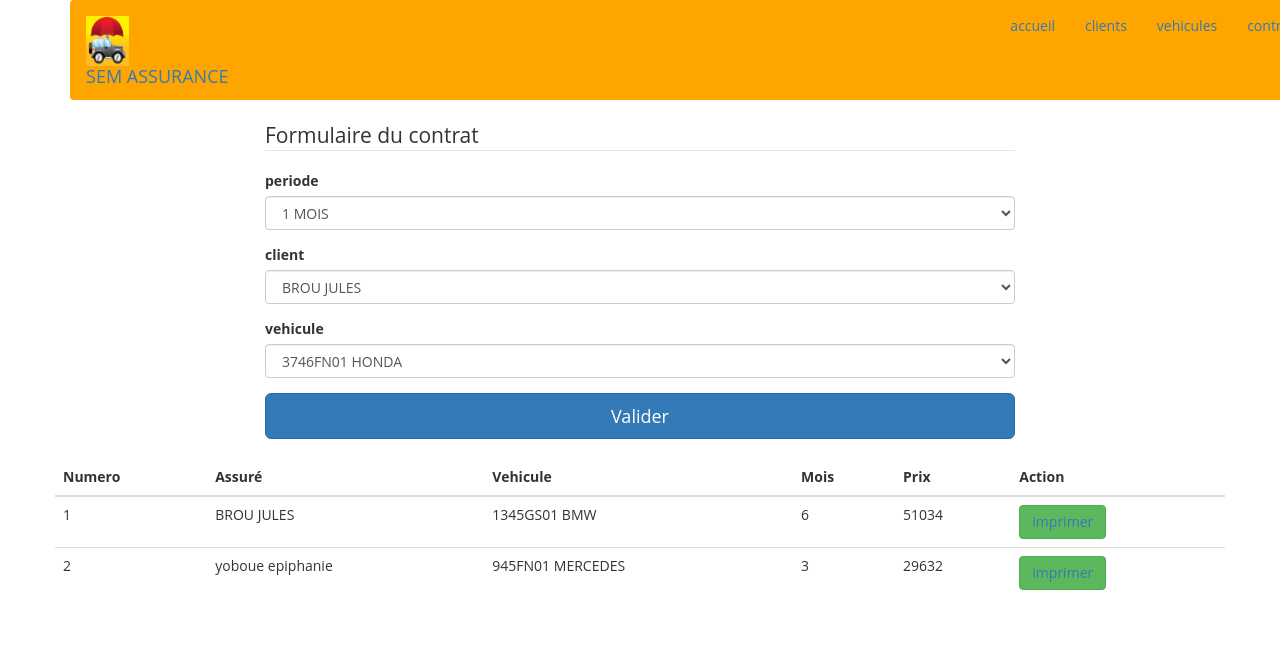
The app's page /contrat.php with its own data.
### tables this page shows
CREATE TABLE `informations` (
  `id` int(11) NOT NULL,
  `id_client` int(11) NOT NULL,
  `id_vehicule` int(11) NOT NULL,
  `prix` int(11) NOT NULL,
  `mois` int(2) NOT NULL
);

CREATE TABLE `clients` (
  `id` int(11) NOT NULL,
  `Nom` varchar(100) NOT NULL,
  `Prenom` varchar(100) NOT NULL,
  `Contact` varchar(100) NOT NULL
);

CREATE TABLE `vehicule` (
  `id` int(11) NOT NULL,
  `immatriculation` varchar(100) NOT NULL,
  `puissance` varchar(100) NOT NULL,
  `energie` varchar(100) NOT NULL,
  `marque` varchar(100) NOT NULL,
  `id_client` int(11) NOT NULL
);

### contrat.php (the view, shortened to what this page needs)
<?php include('connection.php');
?>
<!DOCTYPE html>
<html lang="">
	<head>
		<link rel="stylesheet" href="css/bootstrap.css" >
		<link rel="stylesheet" href="css/styles.css" >
	</head>
	<body>
		<div class="container">
			<?php include('menu.php');?>
			<div class="row">
				<div class="col-md-2"></div>
				<div class="col-md-8">
					<form action="" method="POST" role="form" enctype="multipart/form-data">
						<legend>Formulaire du contrat</legend>
						<div class="form-group">
							<label for="">periode</label>
							<select name="mois" class="form-control" id="" placeholder="energie">
								<option value="1">
								1 MOIS
								</option >
							</select>
						</div>
						<div class="form-group">
							<label for="">client</label>
							<select name="client" class="form-control">
								<?php
								$sqlcategorie="SELECT * FROM clients";
								$repcategorie=mysqli_query($link,$sqlcategorie);
								while ($datacat=mysqli_fetch_array($repcategorie)) {
									?>
									<option value="<?php echo $datacat['id'];?>">
									<?php echo $datacat['Nom']." ".$datacat['Prenom'];?>
									</option>
									<?php
								}
								?>
							</select>
						</div>
						<div class="form-group">
							<label for="">vehicule</label>
							<select name="vehicule" class="form-control">
								<?php
								$sqlcategorie="SELECT * FROM vehicule";
								$repcategorie=mysqli_query($link,$sqlcategorie);
								while ($datacat=mysqli_fetch_array($repcategorie)) {
									?>
									<option value="<?php echo $datacat['id'];?>">
									<?php echo $datacat['immatriculation']." ".$datacat['marque'];?>
									</option>
									<?php
								}
								?>
							</select>
						</div>
						<button name="btnValider" type="submit" class="btn btn-primary btn-lg btn-block">Valider</button>
					</form>
				</div>
				<div class="col-md-2"></div>
			</div>
<br>
			<div class="row">
				<table class="table">
					<thead>
						<tr>
							<th>Numero</th>
							<th>Assuré</th>
							<th>Vehicule</th>
							<th>Mois</th>
							<th>Prix</th>
							<th>Action</th>
						</tr>
					</thead>
					<tbody>
						<?php
							$n=1;
							$list=" SELECT
										prix,
										informations.id,
										mois,
										vehicule.immatriculation,
										vehicule.marque,
										clients.Nom,
										clients.Prenom
									FROM informations
									INNER JOIN clients
									ON clients.id = informations.id_client
									INNER JOIN vehicule
									ON vehicule.id = informations.id_client";
							$res= mysqli_query($link,$list);
							while ($data = mysqli_fetch_array($res)){
							 ?>
						<tr>
							<td><?php echo $n; ?></td>
							<td><?php echo $data['Nom']." ".$data['Prenom']; ?></td>
							<td><?php echo $data['immatriculation']." ".$data['marque']; ?></td>
							<td><?php echo $data['mois']; ?></td>
							<td><?php echo $data['prix']; ?></td>
							<td>
								<button type="button" class="btn btn-success"><a href="impression.php?id=<?php echo $data['id']; ?>">imprimer</a></button>
							</td>
						</tr>
						<?php $n++;
						 } ?>
					</tbody>
				</table>
			</div>
		</div>
	</body>
</html>

### menu.php
<nav class="navbar navbar">
	<div class="container-fluid">
		<a class="navbar-brand" href="#"><img src="img/logo1.png" height="50°%" width="30%">SEM ASSURANCE</a>
		<ul class="nav navbar-nav navbar-right">
			<li class="active">
				<a href="index.php">accueil</a>
			</li>
			<li>
				<a href="clients.php">clients</a>
			</li>
			<li>
				<a href="vehicules.php">vehicules</a>
			</li>
			<li>
				<a href="contrat.php">contrat</a>
			</li>
		</ul>
	</div>
</nav>

### css/styles.css (style rules this page uses)
body { background-image: url(../img/grid.jpg); font-family: 'Open Sans',sans-serif; }
.navbar { background-color: orange; width: 1240px; min-height: 100px; }

### records on screen
informations: id_client.Nom "BROU", id_client.Prenom "JULES", vehicule.immatriculation "1345GS01", vehicule.marque "BMW", mois "6", prix "51034"
informations: id_client.Nom "yoboue", id_client.Prenom "epiphanie", id_vehicule.immatriculation "945FN01", id_vehicule.marque "MERCEDES", mois "3", prix "29632"

### other values on screen
form field client "BROU JULES"
form field vehicule "3746FN01 HONDA"
